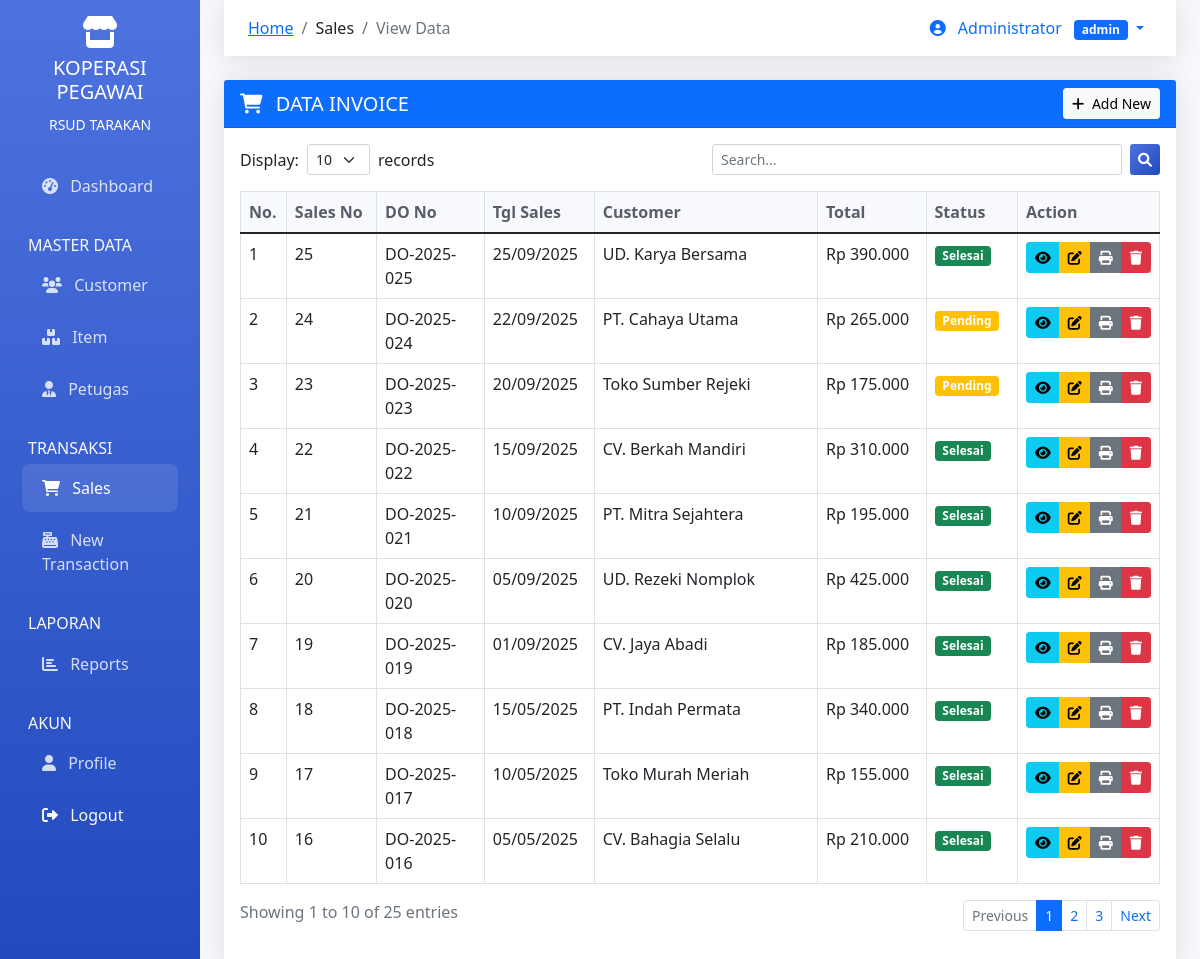
The app's page /modules/sales/index.php (signed in) with its own data.
### tables this page shows
CREATE TABLE petugas (
    id_user INT PRIMARY KEY AUTO_INCREMENT,
    nama_user VARCHAR(100) NOT NULL,
    username VARCHAR(50) NOT NULL UNIQUE,
    password VARCHAR(255) NOT NULL,
    level INT NOT NULL,
    created_at TIMESTAMP DEFAULT CURRENT_TIMESTAMP,
    FOREIGN KEY (level) REFERENCES level(id_level)
);

CREATE TABLE level (
    id_level INT PRIMARY KEY AUTO_INCREMENT,
    level VARCHAR(50) NOT NULL UNIQUE
);

CREATE TABLE sales (
    id_sales INT PRIMARY KEY AUTO_INCREMENT,
    tgl_sales DATE NOT NULL,
    id_customer INT NOT NULL,
    do_number VARCHAR(50) UNIQUE,
    status ENUM('pending', 'completed', 'cancelled') DEFAULT 'pending',
    total_amount DECIMAL(15,2) DEFAULT 0,
    created_at TIMESTAMP DEFAULT CURRENT_TIMESTAMP,
    FOREIGN KEY (id_customer) REFERENCES customer(id_customer)
);

CREATE TABLE customer (
    id_customer INT PRIMARY KEY AUTO_INCREMENT,
    nama_customer VARCHAR(100) NOT NULL,
    alamat TEXT,
    telp VARCHAR(20),
    fax VARCHAR(20),
    email VARCHAR(100),
    created_at TIMESTAMP DEFAULT CURRENT_TIMESTAMP
);

### modules/sales/index.php (the view, shortened to what the rows shown need)
<?php
require_once __DIR__ . '/../../classes/Auth.php';
require_once __DIR__ . '/../../classes/Sales.php';
$auth = new Auth();
$auth->requireLogin();
$sales = new Sales();
$user = $auth->getCurrentUser();
$search = $_GET['search'] ?? '';
$page = $_GET['page'] ?? 1;
$perPage = 10;
if ($search) {
    $salesData = $sales->searchSales($search);
    $totalSales = count($salesData);
    $totalPages = 1;
} else {
    $salesData = $sales->getSalesWithCustomer();
    $offset = ($page - 1) * $perPage;
    $salesData = array_slice($salesData, $offset, $perPage);
}
?>
<!DOCTYPE html>
<html lang="id">
<head>
    <link href="https://cdn.jsdelivr.net/npm/bootstrap@5.1.3/dist/css/bootstrap.min.css" rel="stylesheet">
    <link href="https://cdnjs.cloudflare.com/ajax/libs/font-awesome/6.0.0/css/all.min.css" rel="stylesheet">
</head>
<body>
    <div class="container-fluid">
        <div class="row">
            <main class="col-md-9 ms-sm-auto col-lg-10 px-md-4 main-content">
                <nav class="navbar navbar-expand-lg navbar-custom mb-4">
                    <div class="container-fluid">
                        <div class="collapse navbar-collapse" id="navbarNav">
                            <ul class="navbar-nav ms-auto">
                                <li class="nav-item dropdown">
                                    <a class="nav-link dropdown-toggle" href="#" id="navbarDropdown" role="button" data-bs-toggle="dropdown">
                                        <i class="fas fa-user-circle me-2"></i>
                                        <?= htmlspecialchars($user['nama_user']) ?>
                                        <span class="badge bg-primary ms-2"><?= htmlspecialchars($user['level_name']) ?></span>
                                    </a>
                                </li>
                            </ul>
                        </div>
                    </div>
                </nav>
                <div class="card">
                    <div class="card-body">
                        <div class="table-responsive">
                            <table class="table table-bordered table-hover">
                                <thead>
                                    <tr>
                                        <th width="5%">No.</th>
                                        <th width="10%">Sales No</th>
                                        <th width="12%">DO No</th>
                                        <th width="12%">Tgl Sales</th>
                                        <th width="25%">Customer</th>
                                        <th width="12%">Total</th>
                                        <th width="10%">Status</th>
                                        <th width="14%">Action</th>
                                    </tr>
                                </thead>
                                <tbody>
                                    <?php if (empty($salesData)): ?>
                                    <tr>
                                        <td colspan="8" class="text-center">No data available</td>
                                    </tr>
                                    <?php else: ?>
                                    <?php foreach ($salesData as $index => $sale): ?>
                                    <tr>
                                        <td><?= ($page - 1) * $perPage + $index + 1 ?></td>
                                        <td><?= htmlspecialchars($sale['id_sales']) ?></td>
                                        <td><?= htmlspecialchars($sale['do_number'] ?: '-') ?></td>
                                        <td><?= date('d/m/Y', strtotime($sale['tgl_sales'])) ?></td>
                                        <td><?= htmlspecialchars($sale['nama_customer']) ?></td>
                                        <td>Rp <?= number_format($sale['total_amount'], 0, ',', '.') ?></td>
                                        <td>
                                            <?php
                                            $statusClass = 'secondary';
                                            $statusText = ucfirst($sale['status']);
                                            switch($sale['status']) {
                                                case 'completed':
                                                    $statusClass = 'success';
                                                    $statusText = 'Selesai';
                                                    break;
                                                case 'pending':
                                                    $statusClass = 'warning';
                                                    $statusText = 'Pending';
                                                    break;
                                            }
                                            ?>
                                            <span class="badge bg-<?= $statusClass ?>"><?= $statusText ?></span>
                                        </td>
                                        <td>
                                            <div class="btn-group btn-group-sm">
                                                <a href="view.php?id=<?= $sale['id_sales'] ?>"
                                                   class="btn btn-info btn-sm" title="View">
                                                    <i class="fas fa-eye"></i>
                                                </a>
                                                <a href="edit.php?id=<?= $sale['id_sales'] ?>"
                                                   class="btn btn-warning btn-sm" title="Edit">
                                                    <i class="fas fa-edit"></i>
                                                </a>
                                                <a href="print.php?id=<?= $sale['id_sales'] ?>"
                                                   class="btn btn-secondary btn-sm" title="Print" target="_blank">
                                                    <i class="fas fa-print"></i>
                                                </a>
                                                <?php if ($auth->hasPermission(1)): ?>
                                                <button type="button" class="btn btn-danger btn-sm"
                                                        onclick="deleteSales(<?= $sale['id_sales'] ?>)" title="Delete">
                                                    <i class="fas fa-trash"></i>
                                                </button>
                                                <?php endif; ?>
                                            </div>
                                        </td>
                                    </tr>
                                    <?php endforeach; ?>
                                    <?php endif; ?>
                                </tbody>
                            </table>
                        </div>
                    </div>
                </div>
            </main>
        </div>
    </div>
</body>
</html>

### records on screen
petugas: nama_user "Administrator", level.level "admin"
sales: index "1", id_sales "25", do_number "DO-2025-025", tgl_sales "25/09/2025", id_customer.nama_customer "UD. Karya Bersama", total_amount "390.000", status "Selesai"
sales: index "2", id_sales "24", do_number "DO-2025-024", tgl_sales "22/09/2025", id_customer.nama_customer "PT. Cahaya Utama", total_amount "265.000", status "Pending"
sales: index "3", id_sales "23", do_number "DO-2025-023", tgl_sales "20/09/2025", id_customer.nama_customer "Toko Sumber Rejeki", total_amount "175.000", status "Pending"
sales: index "4", id_sales "22", do_number "DO-2025-022", tgl_sales "15/09/2025", id_customer.nama_customer "CV. Berkah Mandiri", total_amount "310.000", status "Selesai"
sales: index "5", id_sales "21", do_number "DO-2025-021", tgl_sales "10/09/2025", id_customer.nama_customer "PT. Mitra Sejahtera", total_amount "195.000", status "Selesai"
sales: index "6", id_sales "20", do_number "DO-2025-020", tgl_sales "05/09/2025", id_customer.nama_customer "UD. Rezeki Nomplok", total_amount "425.000", status "Selesai"
sales: index "7", id_sales "19", do_number "DO-2025-019", tgl_sales "01/09/2025", id_customer.nama_customer "CV. Jaya Abadi", total_amount "185.000", status "Selesai"
sales: index "8", id_sales "18", do_number "DO-2025-018", tgl_sales "15/05/2025", id_customer.nama_customer "PT. Indah Permata", total_amount "340.000", status "Selesai"
sales: index "9", id_sales "17", do_number "DO-2025-017", tgl_sales "10/05/2025", id_customer.nama_customer "Toko Murah Meriah", total_amount "155.000", status "Selesai"
sales: index "10", id_sales "16", do_number "DO-2025-016", tgl_sales "05/05/2025", id_customer.nama_customer "CV. Bahagia Selalu", total_amount "210.000", status "Selesai"

### other values on screen
min($page * $perPage, $totalSales) "10"
$totalSales "25"
